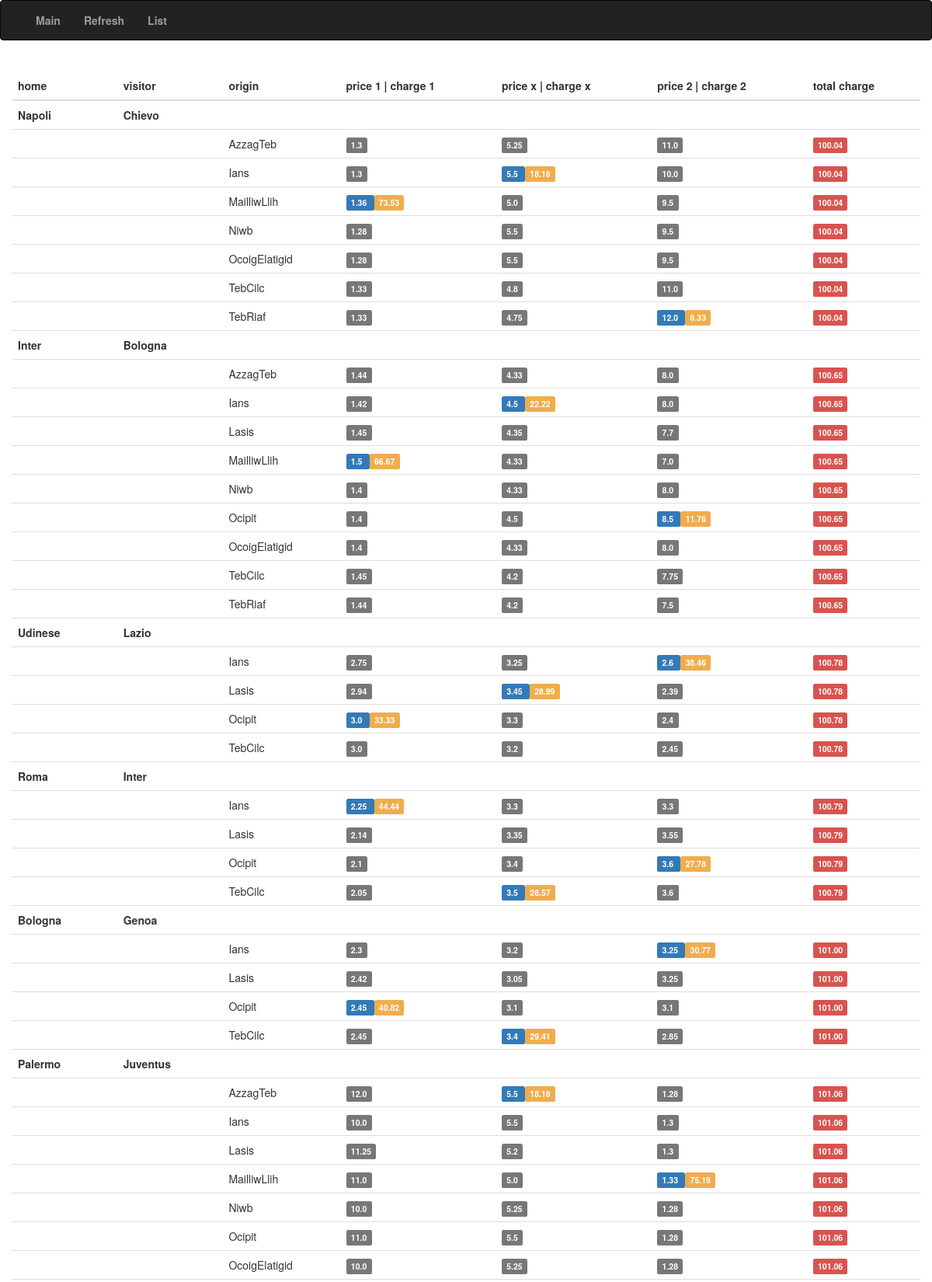
/visualizer/ (upper part), run on the app's committed database.
### retriever/models.py (models this page shows, shortened)
class Match(models.Model):
    origin = models.CharField(max_length=255)
    datetime = models.DateTimeField()
    home = models.CharField(max_length=255)
    visitor = models.CharField(max_length=255)
    price_1 = models.FloatField()
    price_x = models.FloatField()
    price_2 = models.FloatField()

### visualizer/views.py (the view)
def index(request):
    context = {'data': present_data(), 'payment': PAYMENT}
    return render(request, 'index.html', context)

### visualizer/views.py (called while the page is built)
def is_present(datum, data):
    for d in data:
        if d["home"] == datum["home"] and d["visitor"] == datum["visitor"] and d["datetime"] == datum["datetime"]:
            return True
    return False

### visualizer/templates/index.html (shortened to what this page needs)
{% load static %}
<!DOCTYPE html>
<html lang="en">
  <head>
    <link href="{% static 'bootstrap/dist/css/bootstrap.min.css' %}" rel="stylesheet">
  </head>
  <body>
    {% include "navbar.html" %}
    <br>
    <div class="col-lg-12">
        <table class="table">
          <thead>
              <tr>
                  <th>home</th>
                  <th>visitor</th>
                  <th>origin</th>
                  <th>price 1 | charge 1</th>
                  <th>price x | charge x</th>
                  <th>price 2 | charge 2</th>
                  <th>total charge</th>
              </tr>
          </thead>
          <tbody>
          {% for datum in data %}
                <tr>
                    <td><b>{{ datum.home }}</b></td>
                    <td><b>{{ datum.visitor }}</b></td>
                    <td></td>
                    <td></td>
                    <td></td>
                    <td></td>
                    <td></td>
                </tr>
            {% for record in datum.matches %}
                <tr>
                    <td></td>
                    <td></td>
                    <td>{{ record.origin }}</td>
                    <td>
                        {% if forloop.counter0 == datum.match_1_max %}
                            <span class="label label-primary">
                                {{ record.price_1 }}
                            </span>
                            <span class="label label-warning">{{ datum.cost_1|floatformat:2 }}</span>
                        {% else %}
                            <span class="label label-default">
                                {{ record.price_1 }}
                            </span>
                        {% endif %}
                    </td>
                    <td>
                        {% if forloop.counter0 == datum.match_x_max %}
                            <span class="label label-primary">
                                {{ record.price_x }}
                            </span>
                            <span class="label label-warning">{{ datum.cost_x|floatformat:2 }}</span>
                        {% else %}
                            <span class="label label-default">
                                {{ record.price_x }}
                            </span>
                        {% endif %}
                    </td>
                    <td>
                        {% if forloop.counter0 == datum.match_2_max %}
                            <span class="label label-primary">
                                {{ record.price_2 }}
                            </span>
                            <span class="label label-warning">{{ datum.cost_2|floatformat:2 }}</span>
                        {% else %}
                            <span class="label label-default">
                                {{ record.price_2 }}
                            </span>
                        {% endif %}
                    </td>
                    <td>
                        {% if datum.total_cost < payment %}
                            <span class="label label-success">
                        {% else %}
                            <span class="label label-danger">
                        {% endif %}
                                {{ datum.total_cost|floatformat:2 }}
                            </span>
                    </td>
                </tr>
            {% endfor %}
          {% endfor %}
          </tbody>
      </table>
    </div>
  </body>
</html>

### visualizer/templates/navbar.html (shortened to what this page needs)
<nav class="navbar navbar-inverse">
  <div class="container-fluid">
    <div class="collapse navbar-collapse" id="bs-example-navbar-collapse-1">
      <ul class="nav navbar-nav">
        <li><a href={% url 'public_page' %} ><b>Main</b></a></li>
        <li><a href={% url 'refreshed_page' %}><b>Refresh</b></a></li>
        <li><a href={% url 'listed_page' %}><b>List</b></a></li>
      </ul>
    </div>
  </div>
</nav>

### data on the page
Match: home "Napoli", visitor "Chievo", origin "AzzagTeb", price_1 "1.3", price_x "5.25", price_2 "11.0", total_cost "100.04"
Match: origin "Ians", price_1 "1.3", price_x "5.5", cost_x "18.18", price_2 "10.0", total_cost "100.04"
Match: origin "MailliwLlih", price_1 "1.36", cost_1 "73.53", price_x "5.0", price_2 "9.5", total_cost "100.04"
Match: origin "Niwb", price_1 "1.28", price_x "5.5", price_2 "9.5", total_cost "100.04"
Match: origin "OcoigElatigid", price_1 "1.28", price_x "5.5", price_2 "9.5", total_cost "100.04"
Match: origin "TebCilc", price_1 "1.33", price_x "4.8", price_2 "11.0", total_cost "100.04"
Match: origin "TebRiaf", price_1 "1.33", price_x "4.75", price_2 "12.0", cost_2 "8.33", total_cost "100.04"
Match: home "Inter", visitor "Bologna", origin "AzzagTeb", price_1 "1.44", price_x "4.33", price_2 "8.0", total_cost "100.65"
Match: origin "Ians", price_1 "1.42", price_x "4.5", cost_x "22.22", price_2 "8.0", total_cost "100.65"
Match: origin "Lasis", price_1 "1.45", price_x "4.35", price_2 "7.7", total_cost "100.65"
Match: origin "MailliwLlih", price_1 "1.5", cost_1 "66.67", price_x "4.33", price_2 "7.0", total_cost "100.65"
Match: origin "Niwb", price_1 "1.4", price_x "4.33", price_2 "8.0", total_cost "100.65"
Match: origin "Ocipit", price_1 "1.4", price_x "4.5", price_2 "8.5", cost_2 "11.76", total_cost "100.65"
Match: origin "OcoigElatigid", price_1 "1.4", price_x "4.33", price_2 "8.0", total_cost "100.65"
Match: origin "TebCilc", price_1 "1.45", price_x "4.2", price_2 "7.75", total_cost "100.65"
Match: origin "TebRiaf", price_1 "1.44", price_x "4.2", price_2 "7.5", total_cost "100.65"
Match: home "Udinese", visitor "Lazio", origin "Ians", price_1 "2.75", price_x "3.25", price_2 "2.6", cost_2 "38.46", total_cost "100.78"
Match: origin "Lasis", price_1 "2.94", price_x "3.45", cost_x "28.99", price_2 "2.39", total_cost "100.78"
Match: origin "Ocipit", price_1 "3.0", cost_1 "33.33", price_x "3.3", price_2 "2.4", total_cost "100.78"
Match: origin "TebCilc", price_1 "3.0", price_x "3.2", price_2 "2.45", total_cost "100.78"
Match: home "Roma", visitor "Inter", origin "Ians", price_1 "2.25", cost_1 "44.44", price_x "3.3", price_2 "3.3", total_cost "100.79"
Match: origin "Lasis", price_1 "2.14", price_x "3.35", price_2 "3.55", total_cost "100.79"
Match: origin "Ocipit", price_1 "2.1", price_x "3.4", price_2 "3.6", cost_2 "27.78", total_cost "100.79"
Match: origin "TebCilc", price_1 "2.05", price_x "3.5", cost_x "28.57", price_2 "3.6", total_cost "100.79"
Match: home "Bologna", visitor "Genoa", origin "Ians", price_1 "2.3", price_x "3.2", price_2 "3.25", cost_2 "30.77", total_cost "101.00"
Match: origin "Lasis", price_1 "2.42", price_x "3.05", price_2 "3.25", total_cost "101.00"
Match: origin "Ocipit", price_1 "2.45", cost_1 "40.82", price_x "3.1", price_2 "3.1", total_cost "101.00"
Match: origin "TebCilc", price_1 "2.45", price_x "3.4", cost_x "29.41", price_2 "2.85", total_cost "101.00"
Match: home "Palermo", visitor "Juventus", origin "AzzagTeb", price_1 "12.0", price_x "5.5", cost_x "18.18", price_2 "1.28", total_cost "101.06"
Match: origin "Ians", price_1 "10.0", price_x "5.5", price_2 "1.3", total_cost "101.06"
Match: origin "Lasis", price_1 "11.25", price_x "5.2", price_2 "1.3", total_cost "101.06"
Match: origin "MailliwLlih", price_1 "11.0", price_x "5.0", price_2 "1.33", cost_2 "75.19", total_cost "101.06"
Match: origin "Niwb", price_1 "10.0", price_x "5.25", price_2 "1.28", total_cost "101.06"
Match: origin "Ocipit", price_1 "11.0", price_x "5.5", price_2 "1.28", total_cost "101.06"
Match: origin "OcoigElatigid", price_1 "10.0", price_x "5.25", price_2 "1.28", total_cost "101.06"
